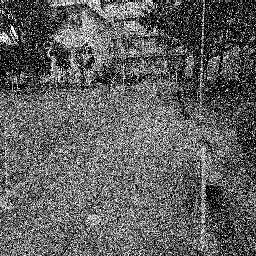
#> input picture prod/(ED15).bmp, 256 x 256 px
$ python main.py
#> lines starting #> are read from the running program, lines starting #| are printed output that depends on the picture; long printed decimals are rounded
import cv2
import numpy as np
import matplotlib.pyplot as plt
import matplotlib

def lowpassFilter(img, msize=30):
  dft = cv2.dft(np.float32(img), flags = cv2.DFT_COMPLEX_OUTPUT)
  dft_shift = np.fft.fftshift(dft)
  rows, cols = img.shape
  crow, ccol = rows // 2 , cols // 2

  # create a mask first, center square is 1, remaining all zeros
  mask = np.zeros((rows, cols, 2), np.uint8)
  mask[crow-msize : crow+msize, ccol-msize : ccol+msize] = 1

  # apply mask and inverse DFT
  fshift = dft_shift * mask
  f_ishift = np.fft.ifftshift(fshift)
  img_back = cv2.idft(f_ishift)
  img_back = cv2.magnitude(img_back[:, :, 0], img_back[:, :, 1])

  # 0~255で正規化
  img_back_max = img_back.max()
  img_back2 = (img_back * 255) / img_back_max
  img_back2 = img_back2.astype(np.uint8)
  return img_back2

def plotImg(noise, imp, org, plt, noimg=False, nopsnr=False):
  matplotlib.rcParams["font.family"] = "Meiryo"
  if not noimg:
    # 画像をプロット
    fig, ax = plt.subplots(1, 3, figsize=(12,5))
    ax[0].imshow(org, cmap="gray"), ax[0].set_title("元画像")
    ax[1].imshow(noise, cmap="gray"), ax[1].set_title("ノイズ付き画像")
    ax[2].imshow(imp, cmap="gray"), ax[2].set_title("ノイズ除去後画像")
    fig.tight_layout()
    fig.show()

  noise_psnr = cv2.PSNR(org, noise)
  imp_psnr = cv2.PSNR(org, imp)
  if not nopsnr:
    # PSNRを表示
    print("noize PSNR =", noise_psnr)
    print("improvement PSNR =", imp_psnr)
    print("diff PSNR = ", imp_psnr-noise_psnr)

  return imp_psnr - noise_psnr


# 入力画像を読み込み
noise = cv2.imread("(ED15).bmp", 0)
#> noise is the input picture: shape (256, 256); min 0, max 255, mean 96.1
org = cv2.imread("road.bmp", 0)
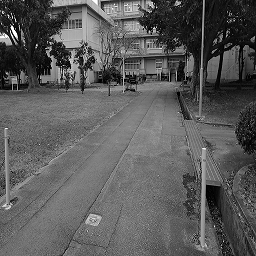
#> input picture prod/road.bmp, 256 x 256 px
#> org is the input picture: shape (256, 256); min 0, max 255, mean 90.7

dst1 = lowpassFilter(noise, 59)
#> in lowpassFilter, `img_back = cv2.magnitude(img_back[:, :, 0], img_back[:, :, 1])`:
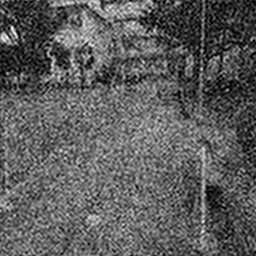
#> img_back: shape (256, 256) float32; min 14101.6, max 17162888, mean 6307725.5; drawn with min black and max white
#> in lowpassFilter, `img_back_max = img_back.max()`: img_back_max = 17162888

dst2 = cv2.bilateralFilter(dst1, 8, 56, 69)
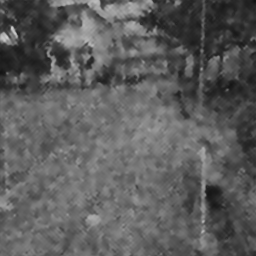
#> dst2: shape (256, 256); min 18, max 207, mean 93.1

# 画像をプロット
plotImg(noise, dst2, org, plt)
#> in plotImg, `fig.show()`:
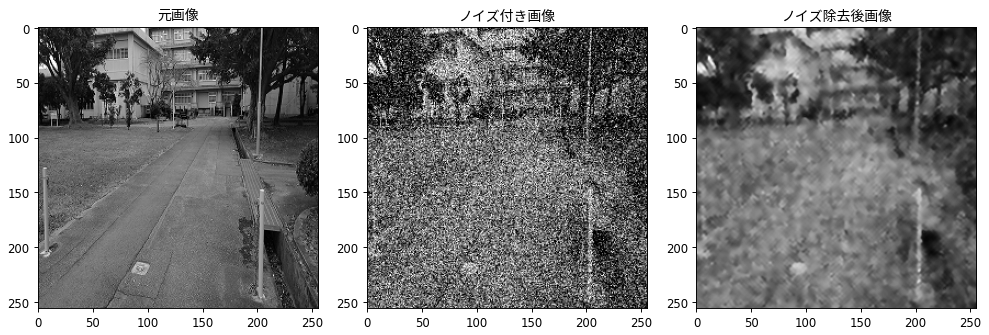
#> figure drawn by matplotlib, 3 panels
#> in plotImg, `noise_psnr = cv2.PSNR(org, noise)`: noise_psnr = 12.88
#> in plotImg, `imp_psnr = cv2.PSNR(org, imp)`: imp_psnr = 20.33
#| noize PSNR = 12.878
#| improvement PSNR = 20.330
#| diff PSNR =  7.453
